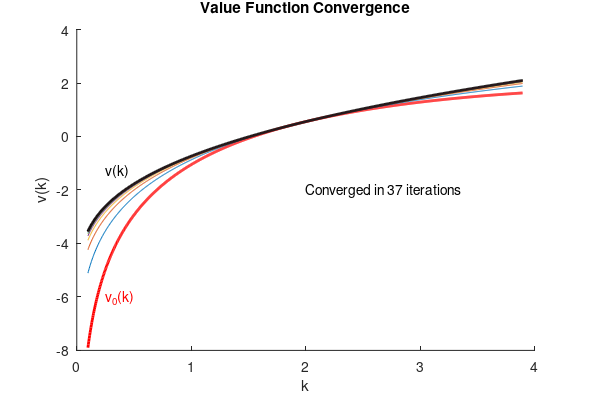
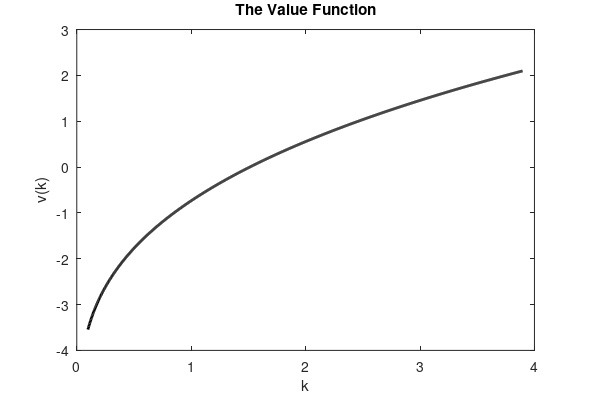

Source code (MATLAB) for these figures, in order:


%% Step 0: Preliminaries
clear
disp('-------------------------------------------------------------------')
disp(['Started: ' datestr(now)])
tic
%% Step 1: Choose parameter values
alpha = 0.33;
beta  = 0.90;
delta = 0.10;
%% Step 2: Solve for the steady-state capital
k_ss = ( alpha*beta/(1-beta*(1-delta)) )^(1/(1-alpha));%steady-state k
%% Step 3: Choose the state space for capital 
n = 1e3;
k_min = 0.05*k_ss;
k_max = 2.00*k_ss;
k_space = linspace(k_min,k_max,n)';
k = k_space; % size = [n 1]
K = repmat(k,1,n); % size = [n n]
K_prime = K';
%% Step 4: Choose the initial value function
% The initial value function
% Setting v0 = 0 works but it takes more iterations to converge
init_val = 2;
if init_val==1
    v0 = zeros(size(k));
elseif init_val==2
    v0 = log(k.^alpha - delta*k)./(1-beta);
else
    error("init_val must be 1 or 2")
end
    
%% Step 5: Update the value function
iter = 1;
conv = 0;
max_iter = 1e3;
tol = eps; %this is a very small number

V = zeros(n,max_iter);
V(:,1) = v0;
while conv==0 && iter<max_iter
    %disp(iter);
    VK_prime = repmat(v0',n,1);
    C = K.^alpha + (1-delta)*K - K_prime;
    C = C.*(C>0) + eps*(C<=0);
    X = log(C) + beta*VK_prime;
    v1 = max(X,[],2);
    V(:,iter+1) = v1;
    %% Step 6: Check if the value function has converged
    if abs(v1-v0)<tol
        conv = 1;
        disp(['Converged in ' num2str(iter) ' iterations!'])
    else
        iter = iter + 1;
        v0 = v1;
    end
end
toc
%% Step 101: Plot the value function
figure('color','w','Units','centimeters','Position',[5 5 15 10]);
hold on
plot(k,V(:,1),'r','LineWidth',2);
for pp = 2:iter-1
    plot(k,V(:,pp));
end
plot(k,v1,'k','LineWidth',2);
hold off
xlabel('k');
ylabel('v(k)');
title('Value Function Convergence');
if init_val==1
    text(3.00,0.30,"v_0(k)",'Color','red')
    text(0.50,-2.1,"v(k)",'Color','black')
    text(2,-2,['Converged in ' num2str(iter) ' iterations'])
    set(gcf, 'PaperPositionMode', 'auto'); % The saved figure will have the same size as we see it on screen
    saveas(gcf,'valueiter1.pdf')
elseif init_val==2
    text(0.25,-6.00,"v_0(k)",'Color','red')
    text(0.25,-1.3,"v(k)",'Color','black')
    text(2,-2,['Converged in ' num2str(iter) ' iterations'])
    set(gcf, 'PaperPositionMode', 'auto'); % The saved figure will have the same size as we see it on screen
    saveas(gcf,'valueiter2.pdf')
end

figure('color','w','Units','centimeters','Position',[5 5 15 10]);
plot(k,v1,'k','LineWidth',2);
xlabel('k');
ylabel('v(k)');
title('The Value Function');
set(gcf, 'PaperPositionMode', 'auto'); % The saved figure will have the same size as we see it on screen
saveas(gcf,'valueiter3.pdf')

%% Step 102: Save the necessary files
save('valueiter.mat', 'k', 'v1')
%% Step 103: End
toc
disp(['Ended: ' datestr(now)])
disp('-------------------------------------------------------------------')
